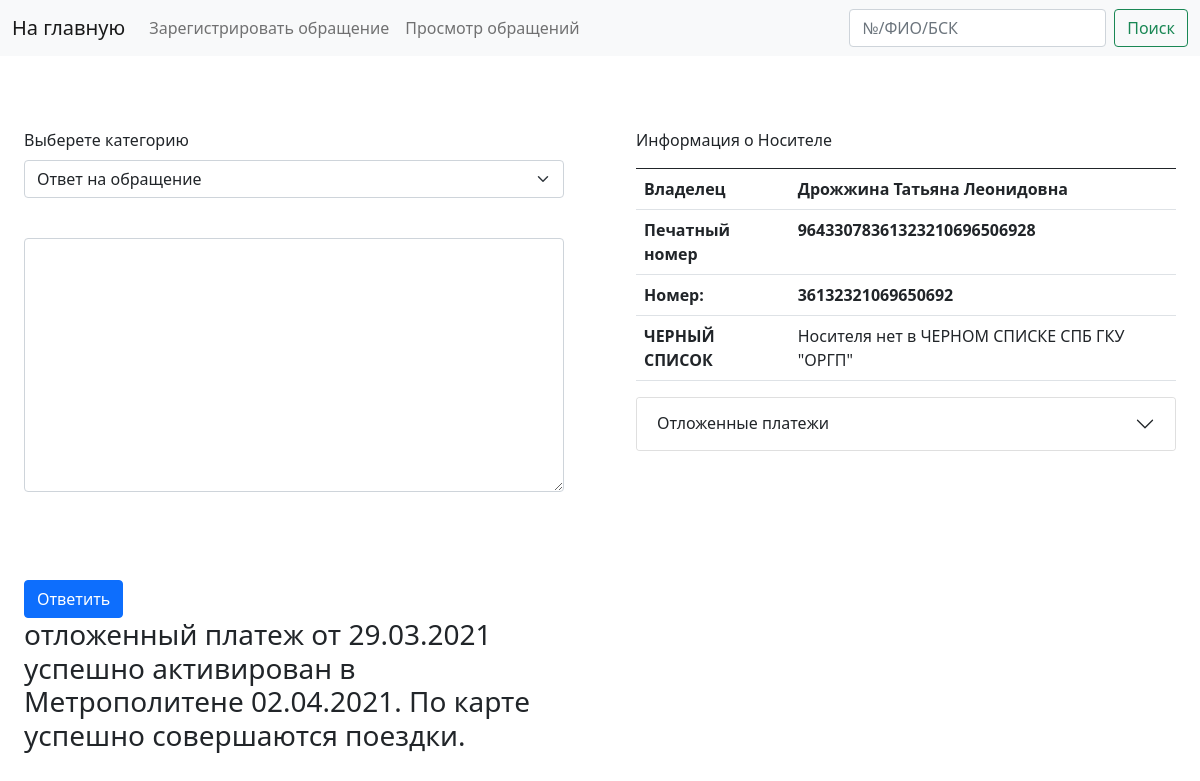
/appeal/appeal_edit/25, run on the app's committed database.
### appeal/models.py (models this page shows, shortened)
class Appeal(models.Model):
	auto_park 	 				=	models.CharField(max_length=50, default=None, null = True, blank=True)
	bsk_number  				=	models.CharField(max_length=50)
	appeal_num	 				=	models.IntegerField(default = None, unique=True)
	appeal_create_date  		=	models.DateField(default = None, null = True)
	appeal_code  				=	models.CharField(max_length=50, default=None, null = True, blank=True)
	appeal_method  	 			=	models.CharField(max_length=50, default=None, null = True, blank=True)
	appeal_owner_name  			=	models.CharField(max_length=50, default=None, null = True)
	appeal_owner_phone_number	= 	models.CharField(max_length=50, default=None, null = True, blank=True)
	district  					=	models.CharField(max_length=50, default=None, null = True, blank=True)
	incident_date  				=	models.DateField(default = None, null = True, blank=True)
	incident_time  				=	models.DateField(default = None, null = True, blank=True)
	route_number  				=	models.IntegerField(default = None, null = True, blank=True)
	stop_name  					=	models.CharField(max_length=50, default=None, null = True, blank=True)
	route_direction  			=	models.CharField(max_length=50, default=None, null = True, blank=True)
	auto_number  				=	models.CharField(max_length=50, default=None, null = True, blank=True)
	answer_method	  			=	models.CharField(max_length=50, default=None, null = True, blank=True)
	answer  					=	models.TextField(max_length=500, default=None, null = True, blank=True)
	accepted  					=	models.BooleanField(default = False)
	generated  					=	models.BooleanField(default = False)

### appeal/views.py (the view)
# urls.py: path('appeal_edit/<int:appeal_id>', appeal_edit),#пока только редактирование ОТВЕТА на обращение
def appeal_edit(request, appeal_id):
    appeal = Appeal.objects.get(id=appeal_id)
    bsk_num = (str(appeal.bsk_number)[8:-1])
    info = check_bsk_info(bsk_num)
    bsk_in_black_list = info['black_list']
    bsk_in_send_payment = info['send_payment']
    if request.method == 'POST':
        form = AppealAnswerForm(request.POST)
        if form.is_valid():
            appeal.answer       = form.cleaned_data['answer']
            appeal.generated    = False
            appeal.accepted     = False
            appeal.save()
            return HttpResponseRedirect('/appeal/appeal_list')
    else:
        form = AppealAnswerForm()
    return render(request, 'appeal/edit.html', {'appeal'            : appeal,
                                                'bsk_num'           : bsk_num,
                                                'form'              : form,
                                                'bsk_in_black_list' : bsk_in_black_list,
                                                'send_payment'      : bsk_in_send_payment,
                                                }
                                                )

### appeal/forms.py
class AppealAnswerForm(forms.Form):
    answer = forms.CharField(label='answer', max_length=500, widget=forms.Textarea)
    answer.widget.attrs.update({'class':'form-control', 'required':'required'})

### appeal/services.py (called while the page is built)
def check_bsk_info(bsk_number):
	server = '192.168.6.111\sod'
	database = 'BaseSOD'
	username = 'sa'
	password = 'SOD-Server'
	cnxn = pyodbc.connect('DRIVER={ODBC Driver 17 for SQL Server};SERVER='+server+';DATABASE='+database+';UID='+username+';PWD='+ password)
	cursor = cnxn.cursor()
	black_list_query = cursor.execute("SELECT * FROM baseSOD.dbo.BlackList WHERE card_num = '%s';"%bsk_number).fetchall()
	send_payment_query = cursor.execute("SELECT * FROM baseSOD.dbo.SendPayment WHERE CardNumber = '%s';"%bsk_number).fetchall()
	sod_trans_query = cursor.execute("SELECT * FROM baseSOD.dbo.BlackList WHERE card_num = '%s';"%bsk_number).fetchall()
	return {'black_list' 	: black_list_query,
			'send_payment'	: send_payment_query,
			}

### templates/appeal/edit.html (shortened to what this page needs)
{% extends 'appeal/appeal.html' %}
{% load static %}
{% block appeal_form %}
<br><br><br>
<div class="row">
  <br><br><br>
  <div class="col-md-6">
    <div class="container">
      <form action="/appeal/appeal_edit/{{ appeal.id }}" method = "POST">
        <fieldset >
            <div class="mb-3">
              <label for="Select" class="form-label">Выберете категорию</label>
              <select id="Select" class="form-select">
                <option>Ответ на обращение</option>
              </select>
            </div>
              <br>
        <div class="mb-3">
            {{ form.answer }}
        </div>
            <br><br><br>
            <button type="submit" class="btn btn-primary">Ответить</button>
        </fieldset>
      </form>
      {% if appeal.answer %}<h3>{{ appeal.answer }}</h3>{% endif %}
    </div>
  </div>
  <div class="col-md-6">
    <div class="container">
      <a>Информация о Носителе</a>
      <table class="table">
        <thead>
          <tr>
            <th scope="col"></th>
            <th scope="col"></th>
          </tr>
        </thead>
        <tbody>
          <tr>
            <th scope="row">Владелец</th>
            <th scope="row">{{ appeal.appeal_owner_name }}</th>
          </tr>
          <tr>
            <th scope="row">Печатный номер </th>
            <th scope="row">{{ appeal.bsk_number }}</th>
          </tr>
          <tr>
            <th scope="row">Номер:</th>
            <th scope="row">{{ bsk_num }}</th>
          </tr>
          <tr>
            <th scope="row">ЧЕРНЫЙ СПИСОК</th>
            <td>{% if bsk_in_black_list %}Носитель в ЧЕРНОМ СПИСКЕ СПБ ГКУ "ОРГП" {% else %} Носителя нет в ЧЕРНОМ СПИСКЕ СПБ ГКУ "ОРГП"{% endif %}</td>
          </tr>
        </tbody>
      </table>
    </div>
    <div class="container">
      <div class="accordion" id="accordionExample">
        <div class="accordion-item">
          <h2 class="accordion-header" id="headingOne">
            <button class="accordion-button collapsed" type="button" data-bs-toggle="collapse" data-bs-target="#collapseOne" aria-expanded="true" aria-controls="collapseOne">
              Отложенные платежи
            </button>
          </h2>
        </div>
      </div>
    </div>
  </div>
</div>
{% endblock %}

### data on the page
Appeal: answer "отложенный платеж от 29.03.2021 успешно активирован в Метрополитене 02.04.2021. По карте успешно совершаются поездки.", appeal_owner_name "Дрожжина Татьяна Леонидовна", bsk_number "96433078361323210696506928"

### other printed values
{{ bsk_num }} "36132321069650692"
